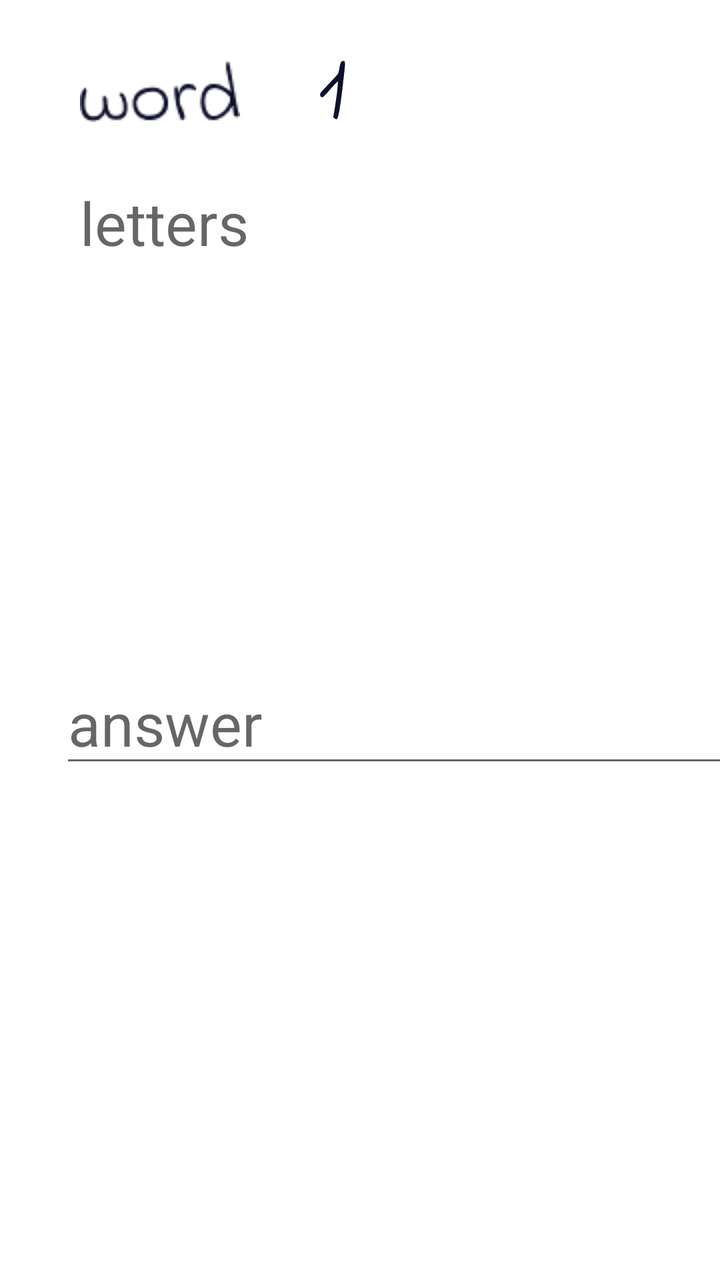
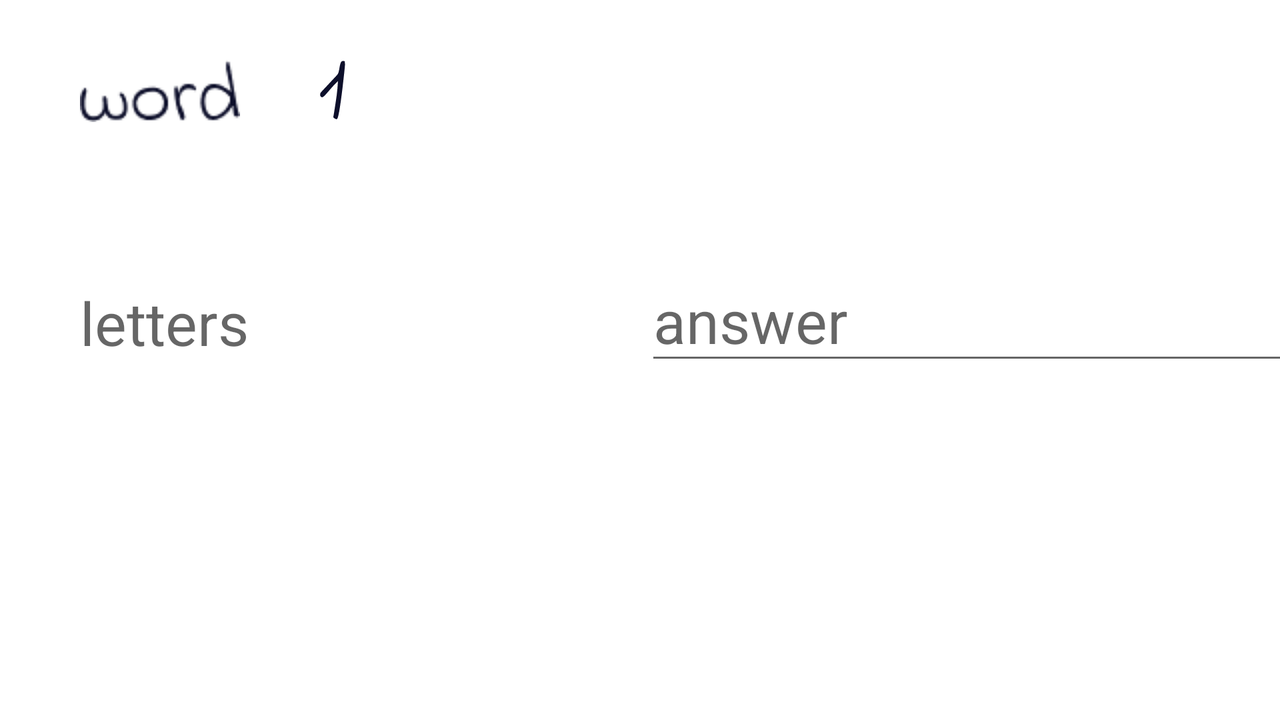

One screen, two layout resources from the same app: the default and the author's alternative for another configuration. Each is rendered where Android would select it; the XML of both is given below.
<!-- AndroidManifest.xml: application theme Theme.Slova -->
<!-- res/layout/activity_game.xml -->
<?xml version="1.0" encoding="utf-8"?>
<androidx.constraintlayout.widget.ConstraintLayout xmlns:android="http://schemas.android.com/apk/res/android"
    xmlns:app="http://schemas.android.com/apk/res-auto"
    xmlns:tools="http://schemas.android.com/tools"
    android:layout_width="match_parent"
    android:layout_height="match_parent"
    tools:context=".ActivityGame"
    android:background="@drawable/bg_v"
    >


    <ImageView
        android:id="@+id/imgWord"
        android:layout_width="wrap_content"
        android:layout_height="wrap_content"
        app:srcCompat="@drawable/word"
        app:layout_constraintLeft_toLeftOf="parent"
        app:layout_constraintTop_toTopOf="parent"
        android:layout_marginLeft="40dp"
        android:layout_marginTop="30dp"
         />

    <ImageView
        android:id="@+id/imageNumber"
        android:layout_width="wrap_content"
        android:layout_height="wrap_content"
        app:srcCompat="@drawable/ic_num1"
        app:layout_constraintLeft_toRightOf="@+id/imgWord"
        app:layout_constraintTop_toTopOf="parent"
        android:layout_marginTop="30dp"
        android:layout_marginLeft="40dp"
         />

    <TextView
        android:id="@+id/textViewLetters"
        android:layout_width="wrap_content"
        android:layout_height="wrap_content"
        android:hint="letters"
        android:textSize="30dp"
        app:layout_constraintTop_toBottomOf="@+id/imgWord"
        app:layout_constraintLeft_toLeftOf="parent"
        android:layout_marginLeft="40dp"
        android:layout_marginTop="30dp"
        />

    <EditText
        android:id="@+id/editText"
        android:layout_width="wrap_content"
        android:layout_height="wrap_content"
        android:ems="10"
        android:inputType="textPersonName"
        android:hint="answer"
        app:layout_constraintTop_toBottomOf="@+id/textViewLetters"
        app:layout_constraintLeft_toLeftOf="parent"
        android:layout_marginLeft="30dp"
        android:layout_marginTop="200dp"
        android:textSize="30dp"
         />
</androidx.constraintlayout.widget.ConstraintLayout>
<!-- resources referenced by this layout -->
<resources>
  <!-- drawable ic_num1 (drawable) -->
  <vector android:height="30.018183dp" android:viewportHeight="26"
      android:viewportWidth="11" android:width="12.7dp" xmlns:android="http://schemas.android.com/apk/res/android">
      <path android:fillColor="#0D0F2B" android:pathData="M7.28,25.64C7.013,25.64 6.787,25.587 6.6,25.48C6.413,25.373 6.133,25.16 5.76,24.84L6.12,22.72C6.6,19.76 6.973,17.293 7.24,15.32C7.507,13.32 7.693,11.267 7.8,9.16C6.893,9.96 5.667,11.267 4.12,13.08C3.213,14.147 2.507,14.933 2,15.44C1.52,15.92 1.147,16.16 0.88,16.16C0.667,16.133 0.467,16.013 0.28,15.8C0.12,15.56 0.04,15.28 0.04,14.96C0.04,14.587 0.173,14.253 0.44,13.96L7.48,6.44C7.72,6.173 7.907,5.813 8.04,5.36C8.173,4.907 8.307,4.28 8.44,3.48C8.6,2.467 8.787,1.707 9,1.2C9.213,0.667 9.56,0.4 10.04,0.4C10.253,0.4 10.413,0.427 10.52,0.48C10.627,0.507 10.72,0.6 10.8,0.76L10.84,2.08C10.84,2.56 10.6,4.893 10.12,9.08C9.667,13.24 9.173,17.04 8.64,20.48C8.107,23.92 7.653,25.64 7.28,25.64Z"/>
  </vector>
  <!-- drawable word: png bitmap (drawable-v24, 1713 bytes) -->
  <style name="Theme.Slova" parent="Theme.MaterialComponents.DayNight.DarkActionBar">
          
          <item name="colorPrimary">@color/purple_500</item>
          <item name="colorPrimaryVariant">@color/purple_700</item>
          <item name="colorOnPrimary">@color/white</item>
          
          <item name="colorSecondary">@color/teal_200</item>
          <item name="colorSecondaryVariant">@color/teal_700</item>
          <item name="colorOnSecondary">@color/black</item>
          
          <item name="android:statusBarColor" tools:targetApi="l">?attr/colorPrimaryVariant</item>
          
      </style>
</resources>
<!-- res/layout-land/activity_game.xml (the author's variant of the layout above) -->
<!-- drawn on the phone turned sideways -->
<?xml version="1.0" encoding="utf-8"?>
<androidx.constraintlayout.widget.ConstraintLayout xmlns:android="http://schemas.android.com/apk/res/android"
    xmlns:app="http://schemas.android.com/apk/res-auto"
    xmlns:tools="http://schemas.android.com/tools"
    android:layout_width="match_parent"
    android:layout_height="match_parent"
    android:background="@drawable/bg_h"
    >


    <ImageView
        android:id="@+id/imgWord"
        android:layout_width="wrap_content"
        android:layout_height="wrap_content"
        app:srcCompat="@drawable/word"
        app:layout_constraintTop_toTopOf="parent"
        app:layout_constraintLeft_toLeftOf="parent"
        android:layout_marginTop="30dp"
        android:layout_marginLeft="40dp"
 />

    <ImageView
        android:id="@+id/imageNumber"
        android:layout_width="wrap_content"
        android:layout_height="wrap_content"
        app:srcCompat="@drawable/ic_num1"
        app:layout_constraintLeft_toRightOf="@+id/imgWord"
        app:layout_constraintTop_toTopOf="parent"
        android:layout_marginLeft="40dp"
        android:layout_marginTop="30dp"
         />

    <TextView
        android:id="@+id/textView"
        android:layout_width="wrap_content"
        android:layout_height="wrap_content"
        android:hint="letters"
        app:layout_constraintTop_toBottomOf="@+id/imgWord"
        app:layout_constraintLeft_toLeftOf="parent"
        android:layout_marginLeft="40dp"
        android:layout_marginTop="80dp"
        android:textSize="30dp"
         />

    <EditText
        android:id="@+id/editTextTextPersonName"
        android:layout_width="wrap_content"
        android:layout_height="wrap_content"
        android:ems="10"
        android:inputType="textPersonName"
        android:hint="answer"
        app:layout_constraintLeft_toRightOf="@id/imageNumber"
        android:layout_marginTop="130dp"
        app:layout_constraintTop_toTopOf="parent"
        android:layout_marginLeft="150dp"
        android:textSize="30dp"
 />

</androidx.constraintlayout.widget.ConstraintLayout>
